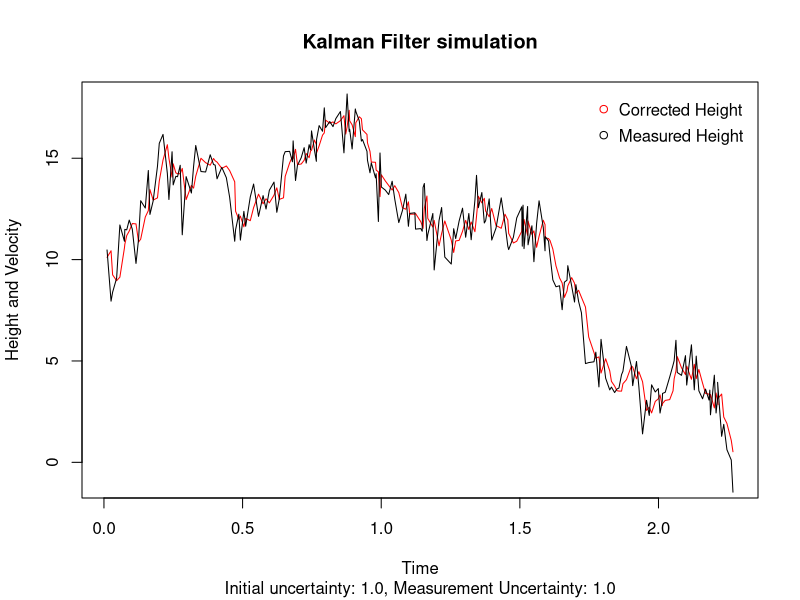

Here is the R script that generated this plot:
data <- read.table(
    "./simple_matrix_filter/plotting/c_out.txt",
    header = TRUE,
    sep = ",",
    dec = ".")

png(
    filename =
    "./simple_matrix_filter/images/plot.png"
)

plot(
    data$Time, data$Height,
    ylim = range(-1:18),
    col = "red",
    type = "l",
    xlab = "Time",
    ylab = "Height and Velocity",
    main = "Kalman Filter simulation",
    sub = sprintf("Initial uncertainty: %2.1f, Measurement Uncertainty: %2.1f",
            data[1, "InitialUncertainty"],
            data[1, "MeasurementError"])
)
lines(data$Time, data$Measured, col = "black")
legend("topright",
        inset = 0.01,
        bty = "n",
        y.intersp = 1.3,
        legend = c("Corrected Height", "Measured Height"),
        col = c("red", "black"),
        pch = c(1, 1))

dev.off()
